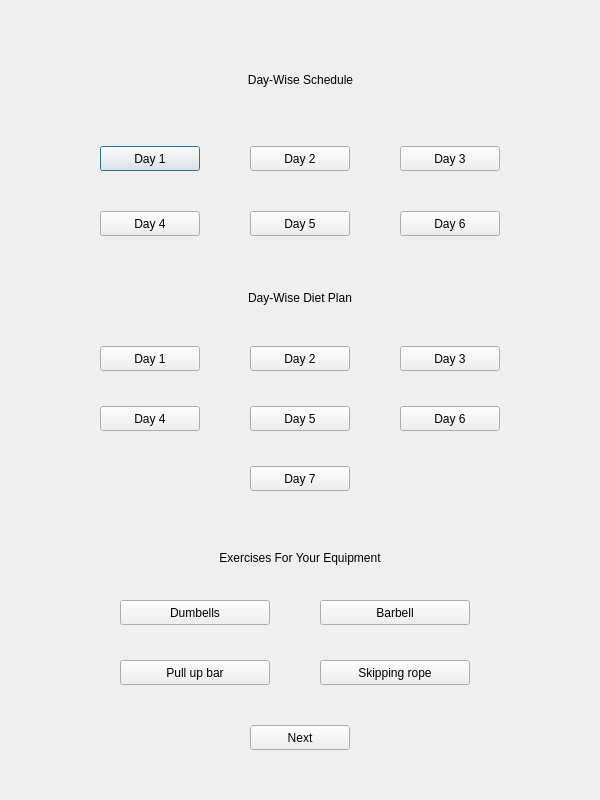
<?xml version="1.0" encoding="UTF-8"?>
<ui version="4.0">
 <class>owscreen5</class>
 <widget class="QDialog" name="owscreen5">
  <property name="geometry">
   <rect>
    <x>0</x>
    <y>0</y>
    <width>600</width>
    <height>800</height>
   </rect>
  </property>
  <property name="windowTitle">
   <string>Plan Of Action</string>
  </property>
  <widget class="QPushButton" name="owexerd1">
   <property name="geometry">
    <rect>
     <x>100</x>
     <y>146</y>
     <width>100</width>
     <height>25</height>
    </rect>
   </property>
   <property name="text">
    <string>Day 1</string>
   </property>
  </widget>
  <widget class="QPushButton" name="eq3">
   <property name="geometry">
    <rect>
     <x>120</x>
     <y>660</y>
     <width>150</width>
     <height>25</height>
    </rect>
   </property>
   <property name="text">
    <string>Pull up bar</string>
   </property>
  </widget>
  <widget class="QPushButton" name="owexerd6">
   <property name="geometry">
    <rect>
     <x>400</x>
     <y>211</y>
     <width>100</width>
     <height>25</height>
    </rect>
   </property>
   <property name="text">
    <string>Day 6</string>
   </property>
  </widget>
  <widget class="QPushButton" name="eq1">
   <property name="geometry">
    <rect>
     <x>120</x>
     <y>600</y>
     <width>150</width>
     <height>25</height>
    </rect>
   </property>
   <property name="text">
    <string>Dumbells</string>
   </property>
  </widget>
  <widget class="QPushButton" name="owexerd5">
   <property name="geometry">
    <rect>
     <x>250</x>
     <y>211</y>
     <width>100</width>
     <height>25</height>
    </rect>
   </property>
   <property name="text">
    <string>Day 5</string>
   </property>
  </widget>
  <widget class="QLabel" name="equipmentheading">
   <property name="geometry">
    <rect>
     <x>100</x>
     <y>546</y>
     <width>400</width>
     <height>25</height>
    </rect>
   </property>
   <property name="text">
    <string>&lt;html&gt;&lt;head/&gt;&lt;body&gt;&lt;p align=&quot;center&quot;&gt;Exercises For Your Equipment&lt;/p&gt;&lt;/body&gt;&lt;/html&gt;</string>
   </property>
  </widget>
  <widget class="QPushButton" name="owdietd2">
   <property name="geometry">
    <rect>
     <x>250</x>
     <y>346</y>
     <width>100</width>
     <height>25</height>
    </rect>
   </property>
   <property name="text">
    <string>Day 2</string>
   </property>
  </widget>
  <widget class="QPushButton" name="owdietd7">
   <property name="geometry">
    <rect>
     <x>250</x>
     <y>466</y>
     <width>100</width>
     <height>25</height>
    </rect>
   </property>
   <property name="text">
    <string>Day 7</string>
   </property>
  </widget>
  <widget class="QPushButton" name="owdietd6">
   <property name="geometry">
    <rect>
     <x>400</x>
     <y>406</y>
     <width>100</width>
     <height>25</height>
    </rect>
   </property>
   <property name="text">
    <string>Day 6</string>
   </property>
  </widget>
  <widget class="QPushButton" name="owdietd4">
   <property name="geometry">
    <rect>
     <x>100</x>
     <y>406</y>
     <width>100</width>
     <height>25</height>
    </rect>
   </property>
   <property name="text">
    <string>Day 4</string>
   </property>
  </widget>
  <widget class="QPushButton" name="owexerd4">
   <property name="geometry">
    <rect>
     <x>100</x>
     <y>211</y>
     <width>100</width>
     <height>25</height>
    </rect>
   </property>
   <property name="text">
    <string>Day 4</string>
   </property>
  </widget>
  <widget class="QPushButton" name="ows5nxt">
   <property name="geometry">
    <rect>
     <x>250</x>
     <y>725</y>
     <width>100</width>
     <height>25</height>
    </rect>
   </property>
   <property name="text">
    <string>Next</string>
   </property>
  </widget>
  <widget class="QPushButton" name="owexerd2">
   <property name="geometry">
    <rect>
     <x>250</x>
     <y>146</y>
     <width>100</width>
     <height>25</height>
    </rect>
   </property>
   <property name="text">
    <string>Day 2</string>
   </property>
  </widget>
  <widget class="QPushButton" name="eq2">
   <property name="geometry">
    <rect>
     <x>320</x>
     <y>600</y>
     <width>150</width>
     <height>25</height>
    </rect>
   </property>
   <property name="text">
    <string>Barbell</string>
   </property>
  </widget>
  <widget class="QPushButton" name="owdietd1">
   <property name="geometry">
    <rect>
     <x>100</x>
     <y>346</y>
     <width>100</width>
     <height>25</height>
    </rect>
   </property>
   <property name="text">
    <string>Day 1</string>
   </property>
  </widget>
  <widget class="QLabel" name="dietplanschedule">
   <property name="geometry">
    <rect>
     <x>100</x>
     <y>286</y>
     <width>400</width>
     <height>25</height>
    </rect>
   </property>
   <property name="text">
    <string>&lt;html&gt;&lt;head/&gt;&lt;body&gt;&lt;p align=&quot;center&quot;&gt;Day-Wise Diet Plan&lt;/p&gt;&lt;/body&gt;&lt;/html&gt;</string>
   </property>
  </widget>
  <widget class="QPushButton" name="owdietd3">
   <property name="geometry">
    <rect>
     <x>400</x>
     <y>346</y>
     <width>100</width>
     <height>25</height>
    </rect>
   </property>
   <property name="text">
    <string>Day 3</string>
   </property>
  </widget>
  <widget class="QPushButton" name="owexerd3">
   <property name="geometry">
    <rect>
     <x>400</x>
     <y>146</y>
     <width>100</width>
     <height>25</height>
    </rect>
   </property>
   <property name="text">
    <string>Day 3</string>
   </property>
  </widget>
  <widget class="QPushButton" name="eq4">
   <property name="geometry">
    <rect>
     <x>320</x>
     <y>660</y>
     <width>150</width>
     <height>25</height>
    </rect>
   </property>
   <property name="text">
    <string>Skipping rope</string>
   </property>
  </widget>
  <widget class="QPushButton" name="owdietd5">
   <property name="geometry">
    <rect>
     <x>250</x>
     <y>406</y>
     <width>100</width>
     <height>25</height>
    </rect>
   </property>
   <property name="text">
    <string>Day 5</string>
   </property>
  </widget>
  <widget class="QLabel" name="daywiseheading">
   <property name="geometry">
    <rect>
     <x>100</x>
     <y>60</y>
     <width>401</width>
     <height>41</height>
    </rect>
   </property>
   <property name="text">
    <string>&lt;html&gt;&lt;head/&gt;&lt;body&gt;&lt;p align=&quot;center&quot;&gt;Day-Wise Schedule&lt;/p&gt;&lt;/body&gt;&lt;/html&gt;</string>
   </property>
  </widget>
 </widget>
 <resources/>
 <connections/>
</ui>
